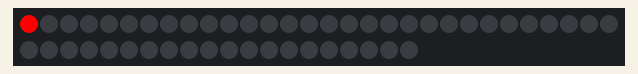
This sketch was run on a simulated Arduino Uno, built with avr-gcc and run on an emulated ATmega328P. On the bench: 50 RGB LEDs in strip order, left to right, continuing on the next row.

Above: at 0.15 s.
At 3.87 s:
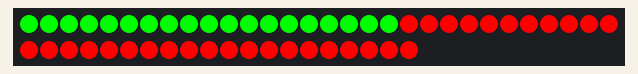
At 7.9 s:
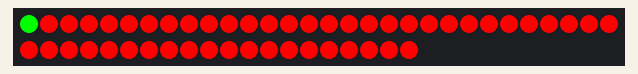
At 15.66 s:
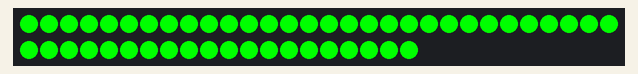
At 27.44 s:
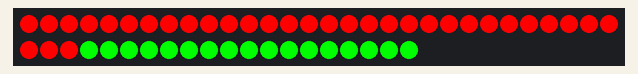
At 39.54 s:
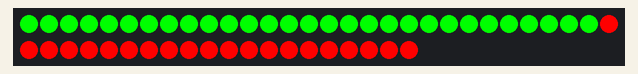

The sketch:

xmas.ino
```cpp
#include <Adafruit_NeoPixel.h>

int inputPin = 2;
int numberOfLights = 50;
int updateSpeed = 20;
int lightStrength = 255;

Adafruit_NeoPixel strip = Adafruit_NeoPixel(numberOfLights, inputPin, NEO_GRB + NEO_KHZ800);

void setup() {
  strip.begin();
}

void changeColorForAllLights(uint32_t color) {
  for (int lightIndex = 0; lightIndex < numberOfLights; lightIndex++) {
    strip.setPixelColor(lightIndex, color);
    strip.show();
    delay(updateSpeed);
  }
}

void loop() {

  uint32_t green = strip.Color(lightStrength, 0, 0);
  uint32_t red = strip.Color(0, lightStrength, 0);

  changeColorForAllLights(green);
  changeColorForAllLights(red);
  strip.show();
}
```
